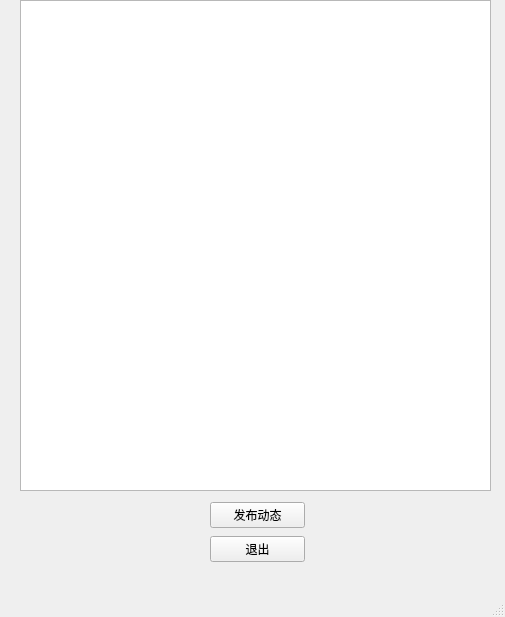
<?xml version="1.0" encoding="UTF-8"?>
<ui version="4.0">
 <class>Person_dynamic</class>
 <widget class="QMainWindow" name="Person_dynamic">
  <property name="geometry">
   <rect>
    <x>0</x>
    <y>0</y>
    <width>505</width>
    <height>617</height>
   </rect>
  </property>
  <property name="windowTitle">
   <string>MainWindow</string>
  </property>
  <widget class="QWidget" name="centralwidget">
   <widget class="QListWidget" name="listWidget">
    <property name="geometry">
     <rect>
      <x>20</x>
      <y>0</y>
      <width>471</width>
      <height>491</height>
     </rect>
    </property>
    <property name="styleSheet">
     <string notr="true"/>
    </property>
   </widget>
   <widget class="QWidget" name="layoutWidget">
    <property name="geometry">
     <rect>
      <x>210</x>
      <y>500</y>
      <width>95</width>
      <height>65</height>
     </rect>
    </property>
    <layout class="QVBoxLayout" name="verticalLayout">
     <item>
      <widget class="QPushButton" name="pushButton_release">
       <property name="text">
        <string>发布动态</string>
       </property>
      </widget>
     </item>
     <item>
      <widget class="QPushButton" name="pushButton_return">
       <property name="text">
        <string>退出</string>
       </property>
      </widget>
     </item>
    </layout>
   </widget>
  </widget>
  <widget class="QMenuBar" name="menubar">
   <property name="geometry">
    <rect>
     <x>0</x>
     <y>0</y>
     <width>505</width>
     <height>21</height>
    </rect>
   </property>
  </widget>
  <widget class="QStatusBar" name="statusbar"/>
 </widget>
 <resources/>
 <connections/>
</ui>
